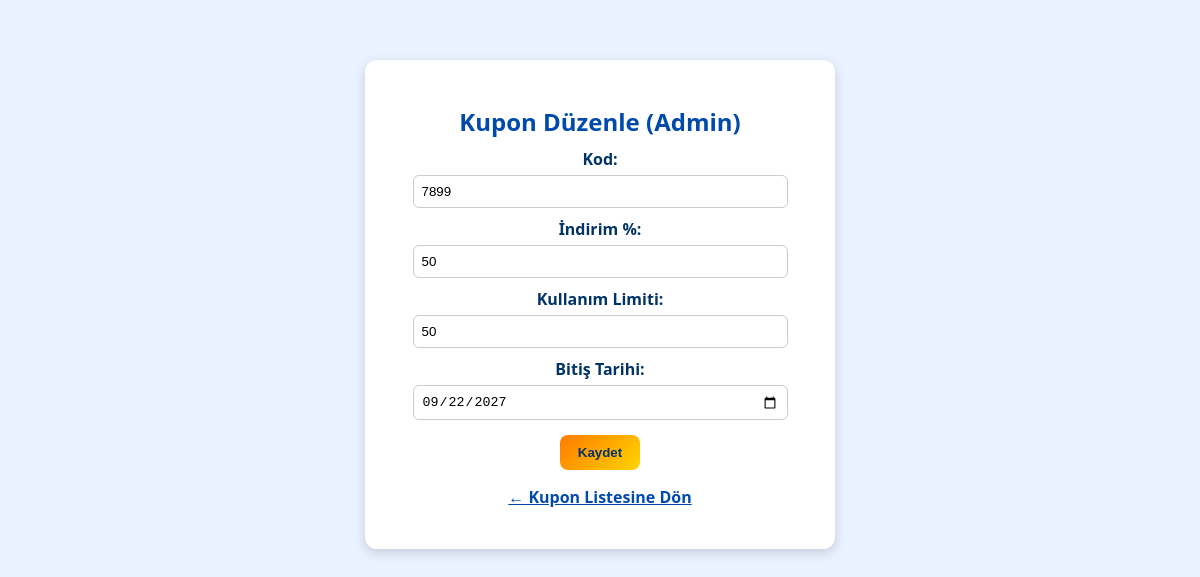
Screenshot of /admin/edit_coupon.php?id=14 (signed in) with the database file from the repository.
### tables this page shows
CREATE TABLE coupons (
      id INTEGER PRIMARY KEY,
      code TEXT UNIQUE,
      percent INTEGER,
      usage_limit INTEGER,
      used INTEGER DEFAULT 0,
      expires_at TEXT,
      firm_id INTEGER
  );

### public/admin/edit_coupon.php (the view, shortened to what this page needs)
<?php
$pdo = db();
$id = (int)($_GET['id'] ?? 0);
$st = $pdo->prepare("SELECT * FROM coupons WHERE id = ?");
$st->execute([$id]);
$coupon = $st->fetch(PDO::FETCH_ASSOC);
?>
<!doctype html>
<html lang="tr">
<head>
</head>
<body>
<div class="box">
  <h2>Kupon Düzenle (Admin)</h2>
  <form method="post">
    <label>Kod:</label>
    <input type="text" name="code" value="<?= htmlspecialchars($coupon['code']) ?>" required>
    <label>İndirim %:</label>
    <input type="number" name="percent" value="<?= htmlspecialchars($coupon['percent']) ?>" min="1" max="100" required>
    <label>Kullanım Limiti:</label>
    <input type="number" name="limit" value="<?= htmlspecialchars($coupon['usage_limit']) ?>" min="1" required>
    <label>Bitiş Tarihi:</label>
    <input type="date" name="expires" value="<?= htmlspecialchars($coupon['expires_at']) ?>" required>
    <button type="submit">Kaydet</button>
  </form>
  <p><a href="coupons.php" style="color:#004AAD;font-weight:bold;">← Kupon Listesine Dön</a></p>
</div>
</body>
</html>

### public/admin/edit_coupon.php (style rules this page uses)
body { font-family:'Segoe UI',sans-serif; background:#eaf2ff; margin:0; text-align:center; color:#003366; }
.box { background:white; width:420px; margin:60px auto; padding:25px; border-radius:12px; box-shadow:0 4px 12px rgba(0,0,0,0.15); }
h2 { color:#004AAD; margin-bottom:10px; }
label { display:block; margin-top:10px; font-weight:bold; }
input { width:85%; padding:8px; margin-top:5px; border-radius:6px; border:1px solid #ccc; }
button { background:linear-gradient(135deg,#FF7B00,#FFD500); border:none; border-radius:8px; padding:10px 18px; color:#003366; font-weight:bold; cursor:pointer; margin-top:15px; }

### rows the page displays
coupons: code "7899", percent "50", limit "50", expires "09/22/2027"
